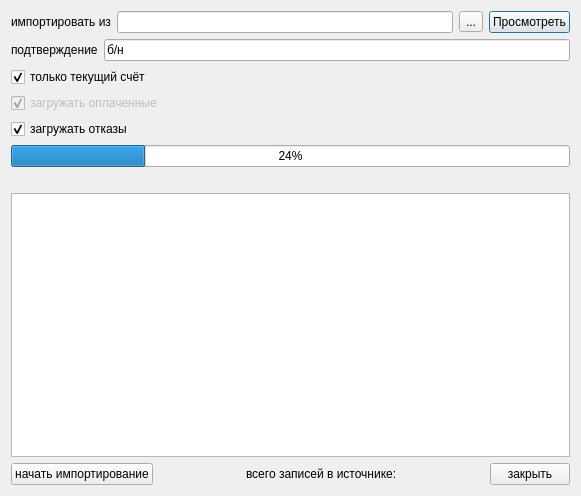
<?xml version="1.0" encoding="UTF-8"?>
<ui version="4.0">
 <class>Dialog</class>
 <widget class="QDialog" name="Dialog">
  <property name="geometry">
   <rect>
    <x>0</x>
    <y>0</y>
    <width>581</width>
    <height>496</height>
   </rect>
  </property>
  <property name="windowTitle">
   <string>Загрузка отказов оплаты для Архангельской области</string>
  </property>
  <layout class="QGridLayout">
   <item row="0" column="0">
    <layout class="QHBoxLayout">
     <property name="spacing">
      <number>6</number>
     </property>
     <property name="margin">
      <number>0</number>
     </property>
     <item>
      <widget class="QLabel" name="label">
       <property name="text">
        <string>импортировать из</string>
       </property>
      </widget>
     </item>
     <item>
      <widget class="QLineEdit" name="edtFileName"/>
     </item>
     <item>
      <widget class="QToolButton" name="btnSelectFile">
       <property name="text">
        <string>...</string>
       </property>
      </widget>
     </item>
     <item>
      <widget class="QPushButton" name="btnView">
       <property name="text">
        <string>Просмотреть</string>
       </property>
      </widget>
     </item>
    </layout>
   </item>
   <item row="1" column="0">
    <layout class="QHBoxLayout">
     <item>
      <widget class="QLabel" name="label_2">
       <property name="text">
        <string>подтверждение</string>
       </property>
      </widget>
     </item>
     <item>
      <widget class="QLineEdit" name="edtConfirmation">
       <property name="text">
        <string>б/н</string>
       </property>
      </widget>
     </item>
    </layout>
   </item>
   <item row="2" column="0">
    <widget class="QCheckBox" name="chkOnlyCurrentAccount">
     <property name="text">
      <string>только текущий счёт</string>
     </property>
     <property name="checked">
      <bool>true</bool>
     </property>
    </widget>
   </item>
   <item row="3" column="0">
    <widget class="QCheckBox" name="chkImportPayed">
     <property name="enabled">
      <bool>false</bool>
     </property>
     <property name="text">
      <string>загружать оплаченные</string>
     </property>
     <property name="checked">
      <bool>true</bool>
     </property>
    </widget>
   </item>
   <item row="4" column="0">
    <widget class="QCheckBox" name="chkImportRefused">
     <property name="text">
      <string>загружать отказы</string>
     </property>
     <property name="checked">
      <bool>true</bool>
     </property>
    </widget>
   </item>
   <item row="5" column="0">
    <widget class="CProgressBar" name="progressBar">
     <property name="value">
      <number>24</number>
     </property>
     <property name="orientation">
      <enum>Qt::Horizontal</enum>
     </property>
    </widget>
   </item>
   <item row="6" column="0">
    <widget class="QLabel" name="stat">
     <property name="text">
      <string/>
     </property>
    </widget>
   </item>
   <item row="7" column="0">
    <widget class="QTextBrowser" name="log"/>
   </item>
   <item row="8" column="0">
    <layout class="QHBoxLayout">
     <property name="spacing">
      <number>6</number>
     </property>
     <property name="margin">
      <number>0</number>
     </property>
     <item>
      <widget class="QPushButton" name="btnImport">
       <property name="text">
        <string>начать импортирование</string>
       </property>
      </widget>
     </item>
     <item>
      <spacer>
       <property name="orientation">
        <enum>Qt::Horizontal</enum>
       </property>
       <property name="sizeHint" stdset="0">
        <size>
         <width>40</width>
         <height>20</height>
        </size>
       </property>
      </spacer>
     </item>
     <item>
      <widget class="QLabel" name="labelNum">
       <property name="text">
        <string>всего записей в источнике:</string>
       </property>
      </widget>
     </item>
     <item>
      <spacer>
       <property name="orientation">
        <enum>Qt::Horizontal</enum>
       </property>
       <property name="sizeHint" stdset="0">
        <size>
         <width>40</width>
         <height>20</height>
        </size>
       </property>
      </spacer>
     </item>
     <item>
      <widget class="QPushButton" name="btnClose">
       <property name="text">
        <string>закрыть</string>
       </property>
      </widget>
     </item>
    </layout>
   </item>
  </layout>
 </widget>
 <customwidgets>
  <customwidget>
   <class>CProgressBar</class>
   <extends>QProgressBar</extends>
   <header>library/ProgressBar.h</header>
  </customwidget>
 </customwidgets>
 <resources/>
 <connections/>
</ui>
